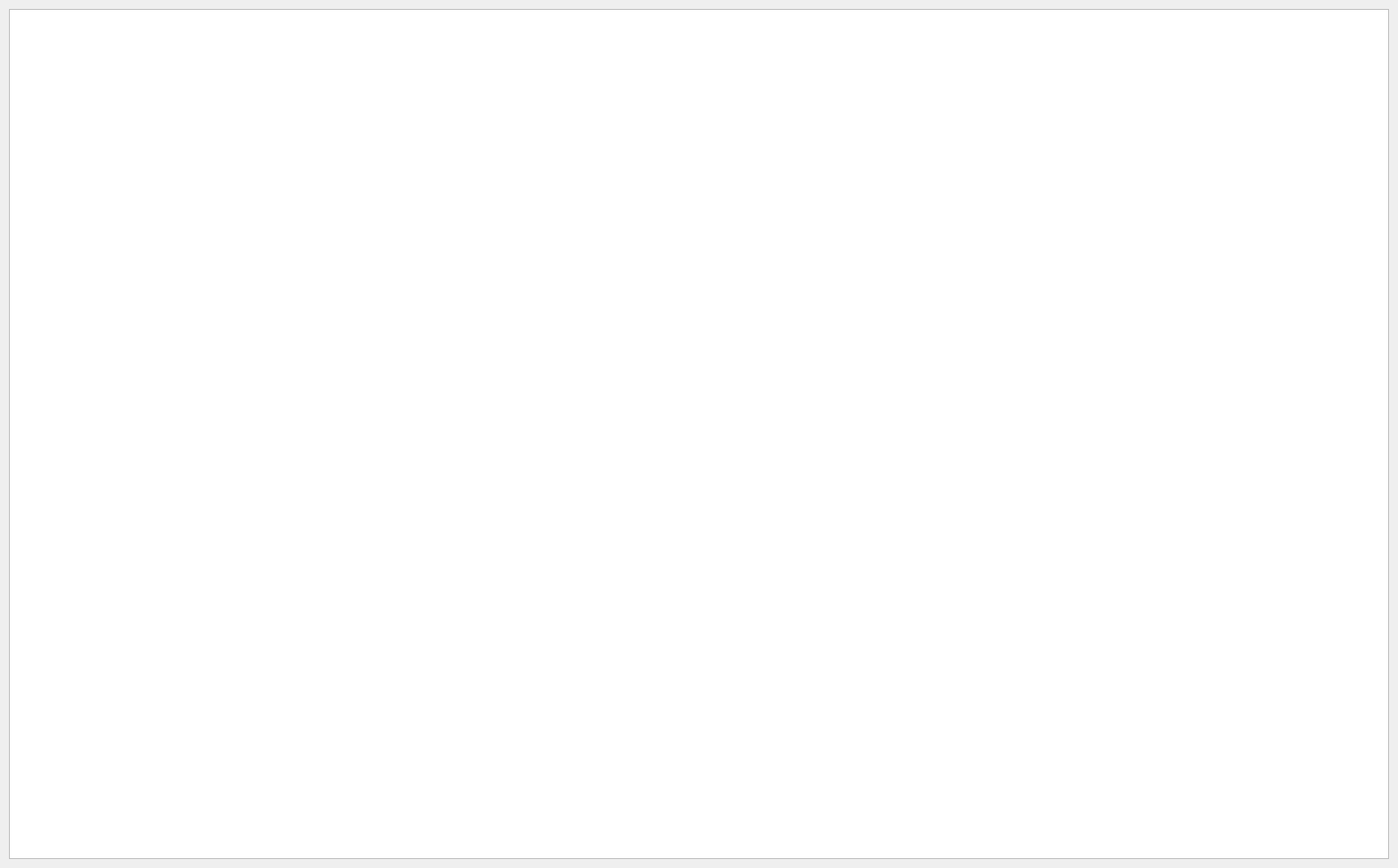
<?xml version="1.0" encoding="UTF-8"?>
<ui version="4.0">
 <class>Form</class>
 <widget class="QWidget" name="Form">
  <property name="geometry">
   <rect>
    <x>0</x>
    <y>0</y>
    <width>1707</width>
    <height>1060</height>
   </rect>
  </property>
  <property name="windowTitle">
   <string>Form</string>
  </property>
  <layout class="QVBoxLayout" name="verticalLayout">
   <item>
    <widget class="QTreeView" name="treeView"/>
   </item>
  </layout>
 </widget>
 <resources/>
 <connections/>
</ui>
